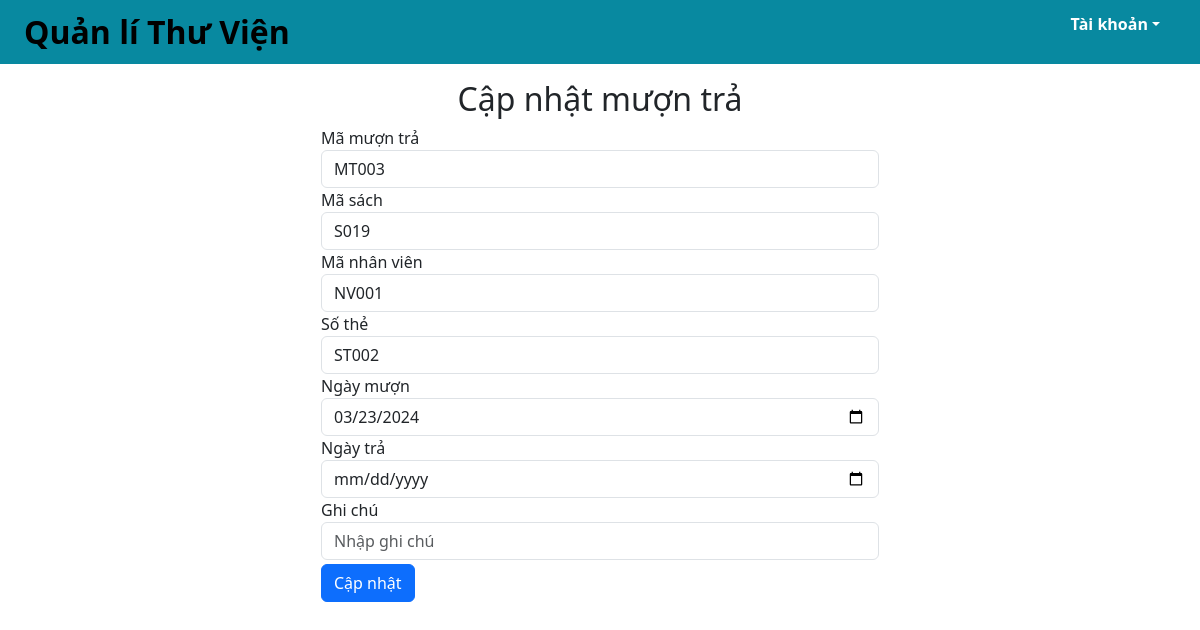
/sua_muontra.php?maMT=MT003&maSach=S019, run on the app's committed database.
### tables this page shows
create table CTMuonTra (
	maMT char(10) not null,
    maSach char(10) not null,
    ghiChu varchar(255),
    daTra boolean,
    ngayTra date,
    primary key (maMT, maSach),
    foreign key (maMT) references muonTra(maMT),
    foreign key (maSach) references sach(maSach)
);

create table muonTra (
	maMT char(10) not null,
    soThe char(10) not null,
    maNV char(10) not null,
    ngayMuon date not null,
    primary key (maMT),
    foreign key (soThe) references theThuVien(soThe),
    foreign key (maNV) references nhanVien(maNV)
);

### src/functions.php (called while the page is built, shortened)
<?php
function html_escape(string|null $text): string
{
    return htmlspecialchars($text ?? '', ENT_QUOTES, 'UTF-8', false);
}

### public/sua_muontra.php (the view, shortened to what this page needs)
<?php
require_once __DIR__ . '/../src/connect.php';
$maMT = isset($_REQUEST['maMT']) ?
    $_REQUEST['maMT'] : '';
$maSach = isset($_REQUEST['maSach']) ?
    $_REQUEST['maSach'] : '';
$sql = "CALL hthiThongTinMuonTra(:maMT, :maSach)";
$stmt = $pdo->prepare($sql);
$stmt->execute([
    'maMT' => $maMT,
    'maSach' => $maSach
]);
$muontra = $stmt->fetch(PDO::FETCH_ASSOC);
if(isset($_SESSION['username']) && $_SESSION['username'] === 'admin'){
    include_once __DIR__. '/../src/partials/header2.php';
} else {
    include_once __DIR__. '/../src/partials/header.php';
};
?>
<div class="container">
    <div class="row">
        <div class="col">
            <h2 class="text-center">Cập nhật mượn trả</h2>
            <form method="post" enctype="multipart/form-data" class="col-md-6 offset-md-3">
                <div class="form-group">
                    <label for="maSach">Mã mượn trả</label>
                    <input type="text" name="maMT" class="form-control" maxlen="10" id="maMT" value="<?= $maMT ?>"
                        readonly />
                </div>
                <div class="form-group">
                    <label for="maSach">Mã sách</label>
                    <input type="text" name="maSach" class="form-control" maxlen="10" id="maSach" value="<?= $maSach ?>"
                        readonly />
                </div>
                <div class="form-group">
                    <label for="maNV">Mã nhân viên</label>
                    <input type="text" name="maNV" class="form-control" maxlen="10" id="maNV"
                        placeholder="Nhập mã nhân viên" value="<?= html_escape($muontra['maNV']) ?>" required />
                </div>
                <div class="form-group">
                    <label for="soThe">Số thẻ</label>
                    <input type="text" name="soThe" class="form-control" maxlen="10" id="soThe"
                        placeholder="Nhập số thẻ thư viện" value="<?= html_escape($muontra['soThe']) ?>" required />
                </div>
                <div class="form-group">
                    <label for="ngayMuon">Ngày mượn</label>
                    <input type="date" name="ngayMuon" class="form-control" id="ngayMuon"
                        value="<?= html_escape($muontra['ngayMuon']) ?>" required />
                </div>
                <div class="form-group">
                    <label for="ngayTra">Ngày trả</label>
                    <input type="date" name="ngayTra" class="form-control" id="ngayTra"
                        value="<?= html_escape($muontra['ngayTra']) ?>" />
                </div>
                <div class="form-group">
                    <label for="ghiChu">Ghi chú</label>
                    <input type="text" name="ghiChu" class="form-control" maxlen="255" id="ghiChu"
                        placeholder="Nhập ghi chú" value="<?= html_escape($muontra['ghiChu']) ?>" />
                </div>
                <button type="submit" name="submit" class="btn btn-primary mt-1">Cập nhật</button>
            </form>
        </div>
    </div>
</div>
<?php
include_once __DIR__. '/../src/partials/footer.php'
?>

### data on the page
ctmuontra: maNV "NV001", soThe "ST002", ngayMuon "03/23/2024"
